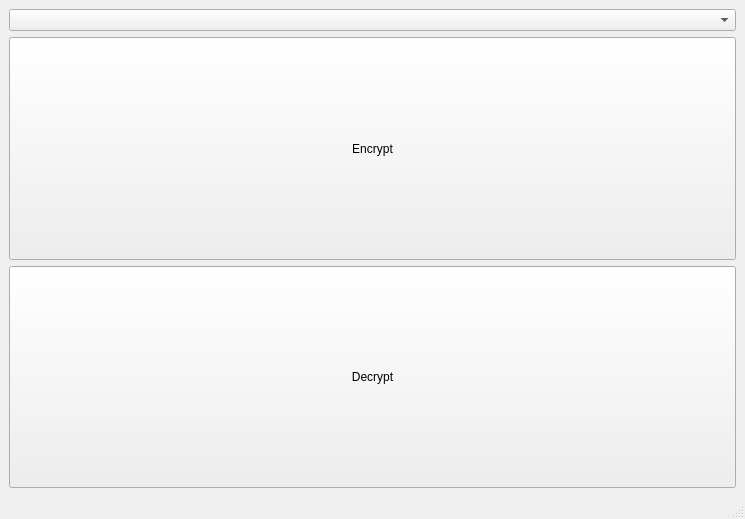
<?xml version="1.0" encoding="UTF-8"?>
<ui version="4.0">
 <class>MainWindow</class>
 <widget class="QMainWindow" name="MainWindow">
  <property name="geometry">
   <rect>
    <x>0</x>
    <y>0</y>
    <width>745</width>
    <height>519</height>
   </rect>
  </property>
  <property name="windowTitle">
   <string>MainWindow</string>
  </property>
  <widget class="QWidget" name="centralwidget">
   <layout class="QVBoxLayout" name="verticalLayout">
    <item>
     <widget class="QComboBox" name="comboBox"/>
    </item>
    <item>
     <widget class="QPushButton" name="encryptButton">
      <property name="sizePolicy">
       <sizepolicy hsizetype="Minimum" vsizetype="Minimum">
        <horstretch>0</horstretch>
        <verstretch>0</verstretch>
       </sizepolicy>
      </property>
      <property name="text">
       <string>Encrypt</string>
      </property>
     </widget>
    </item>
    <item>
     <widget class="QPushButton" name="decryptButton">
      <property name="sizePolicy">
       <sizepolicy hsizetype="Minimum" vsizetype="Minimum">
        <horstretch>0</horstretch>
        <verstretch>0</verstretch>
       </sizepolicy>
      </property>
      <property name="text">
       <string>Decrypt</string>
      </property>
     </widget>
    </item>
   </layout>
  </widget>
  <widget class="QMenuBar" name="menubar">
   <property name="geometry">
    <rect>
     <x>0</x>
     <y>0</y>
     <width>745</width>
     <height>22</height>
    </rect>
   </property>
  </widget>
  <widget class="QStatusBar" name="statusbar"/>
 </widget>
 <resources/>
 <connections/>
</ui>
